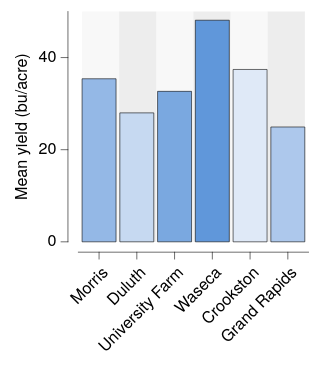

Write a Vega-Lite specification for this figure.
### Vega-Lite specification from a JSON file in a GitHub repository (floating-point values rounded to 4 significant figures)
{"background": null, "config": {"arc": {"fill": "#DBDBDB", "fillOpacity": 1.0, "innerRadius": 25.0, "padAngle": 0.03, "stroke": "black", "strokeOpacity": 1, "strokeWidth": 0.25}, "area": {"fill": "#DBDBDB", "fillOpacity": 1.0, "stroke": "black", "strokeOpacity": 1, "strokeWidth": 0.25}, "axis": {"domain": true, "domainCap": "round", "domainColor": "black", "domainWidth": 0.25, "grid": false, "gridCap": "round", "gridColor": "#F1F1F1", "gridDash": [0, 0], "gridOpacity": 1.0, "gridWidth": 0.25, "labelColor": "black", "labelFont": "HelveticaNeue", "labelFontSize": 7, "labelFontStyle": "normal", "labelFontWeight": 400, "offset": 4.5, "ticks": true, "tickCap": "round", "tickColor": "black", "tickRound": false, "tickSize": 3, "tickWidth": 0.25, "titleColor": "black", "titleFont": "HelveticaNeue", "titleFontSize": 7, "titleFontStyle": "normal", "titleFontWeight": 400}, "axisX": {"domain": true, "labelAlign": "right", "labelAngle": 315, "labels": true, "ticks": true, "translate": 0}, "axisY": {"domain": true, "labelAlign": "right", "labelAngle": 0, "labels": true, "ticks": true, "translate": 0}, "axisRight": {"domain": true, "labelAlign": "left", "labelAngle": 0, "labels": true, "ticks": true, "translate": 0}, "axisTop": {"domain": true, "labelAlign": "left", "labelAngle": 45, "labels": true, "ticks": true, "translate": 0}, "axisBand": {"tickOffset": 0}, "bar": {"fill": "#DBDBDB", "fillOpacity": 1.0, "stroke": "black", "strokeOpacity": 1, "strokeWidth": 0.25}, "boxplot": {"size": 9.0, "ticks": {"cornerRadius": 0.25, "fill": "black", "size": 4.5, "thickness": 0.25}, "box": {"fillOpacity": 1.0, "stroke": "black", "strokeOpacity": 1, "strokeWidth": 0.25}, "median": {"fill": "black", "fillOpacity": 1.0, "size": 9.0, "thickness": 0.25}, "rule": {"fill": "black", "fillOpacity": 1.0, "size": 10.0, "stroke": "black", "strokeDash": [0, 0], "strokeOpacity": 1, "strokeWidth": 0.25}, "outliers": {"color": "black", "fill": "black", "fillOpacity": 1.0, "size": 0, "stroke": "black", "strokeOpacity": 1, "strokeWidth": 0.25}}, "circle": {"fill": "black", "fillOpacity": 1.0, "size": 0.5, "stroke": null, "strokeOpacity": 1, "strokeWidth": 0.25}, "errorband": {"band": {"fillOpacity": 0.6, "stroke": null, "strokeWidth": 0.25, "strokeOpacity": 1}, "borders": {"opacity": 0, "strokeOpacity": 0.25, "strokeWidth": 1}}, "errorbar": {"opacity": 1, "rule": {"strokeDash": [0, 0], "strokeWidth": 0.5}, "ticks": {"color": "black", "cornerRadius": 0.25, "opacity": 1, "size": 6.0, "thickness": 0.5}, "thickness": 0.5}, "font": "HelveticaNeue", "geoshape": {"fill": "#DBDBDB", "fillOpacity": 1.0, "stroke": "black", "strokeOpacity": 1, "strokeWidth": 0.25}, "header": {"labelColor": "black", "labelFont": "HelveticaNeue", "labelFontSize": 7, "labelFontStyle": "normal", "labelFontWeight": 400, "titleColor": "black", "titleFont": "HelveticaNeue", "titleFontSize": 7, "titleFontStyle": "normal", "titleFontWeight": 400, "titlePadding": 0}, "legend": {"disable": false, "offset": 4.5, "gradientLength": 50.0, "gradientThickness": 5.0, "gradientOpacity": 1.0, "gradientStrokeColor": "black", "gradientStrokeWidth": 0.25, "labelColor": "black", "labelFont": "HelveticaNeue", "labelFontSize": 7, "labelFontStyle": "normal", "labelFontWeight": 400, "strokeColor": "black", "strokeWidth": 0, "symbolSize": 42, "symbolStrokeColor": "black", "symbolStrokeWidth": 0.25, "titleColor": "black", "titleFont": "HelveticaNeue", "titleFontSize": 7, "titleFontStyle": "normal", "titleFontWeight": 400}, "line": {"color": "black", "stroke": "black", "strokeCap": "round", "strokeDash": [0, 0], "strokeOpacity": 1, "strokeWidth": 0.375}, "point": {"filled": true, "fill": "#DBDBDB", "fillOpacity": 1.0, "size": 5.0, "stroke": "black", "strokeOpacity": 1, "strokeWidth": 0.25}, "range": {"category": ["#DFE9F7", "#C6D9F1", "#ADC8EC", "#94B8E6", "#7AA8E0", "#6097DA", "#4D87CA", "#4177B1", "#386898", "#2F597F", "#264A69", "#1D3A58"], "diverging": {"scheme": ["#DFE9F7", "#C6D9F1", "#ADC8EC", "#94B8E6", "#7AA8E0", "#6097DA", "#4D87CA", "#4177B1", "#386898", "#2F597F", "#264A69", "#1D3A58"]}, "heatmap": {"scheme": ["#DFE9F7", "#C6D9F1", "#ADC8EC", "#94B8E6", "#7AA8E0", "#6097DA", "#4D87CA", "#4177B1", "#386898", "#2F597F", "#264A69", "#1D3A58"]}, "ordinal": {"scheme": ["#DFE9F7", "#C6D9F1", "#ADC8EC", "#94B8E6", "#7AA8E0", "#6097DA", "#4D87CA", "#4177B1", "#386898", "#2F597F", "#264A69", "#1D3A58"]}, "ramp": {"scheme": ["#DFE9F7", "#C6D9F1", "#ADC8EC", "#94B8E6", "#7AA8E0", "#6097DA", "#4D87CA", "#4177B1", "#386898", "#2F597F", "#264A69", "#1D3A58"]}}, "rule": {"color": "black", "stroke": "black", "strokeCap": "round", "strokeDash": [2, 2], "strokeOpacity": 1, "strokeWidth": 0.25}, "scale": {"bandPaddingInner": 0.1, "bandPaddingOuter": 0.1, "round": false}, "rect": {"fill": "#DBDBDB", "fillOpacity": 1.0, "stroke": "black", "strokeOpacity": 1, "strokeWidth": 0.25}, "square": {"fill": "#DBDBDB", "fillOpacity": 1.0, "size": 10.0, "stroke": "black", "strokeOpacity": 1, "strokeWidth": 0.25}, "text": {"color": "black", "font": "HelveticaNeue", "fontSize": 7, "fontStyle": "normal", "fontWeight": 400}, "title": {"anchor": "middle", "frame": "group", "color": "black", "font": "HelveticaNeue", "fontSize": 7, "fontStyle": "normal", "fontWeight": 400, "subtitleColor": "black", "subtitleFont": "HelveticaNeue", "subtitleFontSize": "HelveticaNeue", "subtitleFontStyle": "normal", "subtitleFontWeight": 400}, "view": {"continuousWidth": 100, "continuousHeight": 100, "discreteWidth": 100, "discreteHeight": 100, "fill": null, "stroke": null, "strokeWidth": 0.25}}, "layer": [{"data": {"name": "data-f649f9d1c293ec8042ca0358e3477a5a"}, "mark": {"type": "rect", "color": "#F1F1F1", "opacity": 0.5, "stroke": null, "strokeOpacity": 0, "strokeWidth": 0}, "encoding": {"x": {"value": 1.613}, "x2": {"value": 17.74}}}, {"data": {"name": "data-f649f9d1c293ec8042ca0358e3477a5a"}, "mark": {"type": "rect", "color": "#DBDBDB", "opacity": 0.5, "stroke": null, "strokeOpacity": 0, "strokeWidth": 0}, "encoding": {"x": {"value": 17.74}, "x2": {"value": 33.87}}}, {"data": {"name": "data-f649f9d1c293ec8042ca0358e3477a5a"}, "mark": {"type": "rect", "color": "#F1F1F1", "opacity": 0.5, "stroke": null, "strokeOpacity": 0, "strokeWidth": 0}, "encoding": {"x": {"value": 33.87}, "x2": {"value": 50.0}}}, {"data": {"name": "data-f649f9d1c293ec8042ca0358e3477a5a"}, "mark": {"type": "rect", "color": "#DBDBDB", "opacity": 0.5, "stroke": null, "strokeOpacity": 0, "strokeWidth": 0}, "encoding": {"x": {"value": 50.0}, "x2": {"value": 66.13}}}, {"data": {"name": "data-f649f9d1c293ec8042ca0358e3477a5a"}, "mark": {"type": "rect", "color": "#F1F1F1", "opacity": 0.5, "stroke": null, "strokeOpacity": 0, "strokeWidth": 0}, "encoding": {"x": {"value": 66.13}, "x2": {"value": 82.26}}}, {"data": {"name": "data-f649f9d1c293ec8042ca0358e3477a5a"}, "mark": {"type": "rect", "color": "#DBDBDB", "opacity": 0.5, "stroke": null, "strokeOpacity": 0, "strokeWidth": 0}, "encoding": {"x": {"value": 82.26}, "x2": {"value": 98.39}}}, {"data": {"name": "data-9cc0564cb5591205eeeca8d2429dd11b"}, "mark": {"type": "bar"}, "encoding": {"color": {"field": "site", "legend": null, "type": "nominal"}, "x": {"field": "site", "sort": ["Morris", "Duluth", "University Farm", "Waseca", "Crookston", "Grand Rapids"], "title": null, "type": "nominal"}, "y": {"aggregate": "mean", "field": "yield", "title": "Mean yield (bu/acre)", "type": "quantitative"}}}], "$schema": "https://vega.github.io/schema/vega-lite/v6.4.1.json", "datasets": {"data-f649f9d1c293ec8042ca0358e3477a5a": [{"__dummy": 0, "__dysonsphere__": 1}], "data-9cc0564cb5591205eeeca8d2429dd11b": [{"yield": 27.0, "variety": "Manchuria", "year": 1931, "site": "University Farm"}, {"yield": 48.87, "variety": "Manchuria", "year": 1931, "site": "Waseca"}, {"yield": 27.43, "variety": "Manchuria", "year": 1931, "site": "Morris"}, {"yield": 39.93, "variety": "Manchuria", "year": 1931, "site": "Crookston"}, {"yield": 32.97, "variety": "Manchuria", "year": 1931, "site": "Grand Rapids"}, {"yield": 28.97, "variety": "Manchuria", "year": 1931, "site": "Duluth"}, {"yield": 43.07, "variety": "Glabron", "year": 1931, "site": "University Farm"}, {"yield": 55.2, "variety": "Glabron", "year": 1931, "site": "Waseca"}, {"yield": 28.77, "variety": "Glabron", "year": 1931, "site": "Morris"}, {"yield": 38.13, "variety": "Glabron", "year": 1931, "site": "Crookston"}, {"yield": 29.13, "variety": "Glabron", "year": 1931, "site": "Grand Rapids"}, {"yield": 29.67, "variety": "Glabron", "year": 1931, "site": "Duluth"}, {"yield": 35.13, "variety": "Svansota", "year": 1931, "site": "University Farm"}, {"yield": 47.33, "variety": "Svansota", "year": 1931, "site": "Waseca"}, {"yield": 25.77, "variety": "Svansota", "year": 1931, "site": "Morris"}, {"yield": 40.47, "variety": "Svansota", "year": 1931, "site": "Crookston"}, {"yield": 29.67, "variety": "Svansota", "year": 1931, "site": "Grand Rapids"}, {"yield": 25.7, "variety": "Svansota", "year": 1931, "site": "Duluth"}, {"yield": 39.9, "variety": "Velvet", "year": 1931, "site": "University Farm"}, {"yield": 50.23, "variety": "Velvet", "year": 1931, "site": "Waseca"}, {"yield": 26.13, "variety": "Velvet", "year": 1931, "site": "Morris"}, {"yield": 41.33, "variety": "Velvet", "year": 1931, "site": "Crookston"}, {"yield": 23.03, "variety": "Velvet", "year": 1931, "site": "Grand Rapids"}, {"yield": 26.3, "variety": "Velvet", "year": 1931, "site": "Duluth"}, {"yield": 36.57, "variety": "Trebi", "year": 1931, "site": "University Farm"}, {"yield": 63.83, "variety": "Trebi", "year": 1931, "site": "Waseca"}, {"yield": 43.77, "variety": "Trebi", "year": 1931, "site": "Morris"}, {"yield": 46.93, "variety": "Trebi", "year": 1931, "site": "Crookston"}, {"yield": 29.77, "variety": "Trebi", "year": 1931, "site": "Grand Rapids"}, {"yield": 33.93, "variety": "Trebi", "year": 1931, "site": "Duluth"}, {"yield": 43.27, "variety": "No. 457", "year": 1931, "site": "University Farm"}, {"yield": 58.1, "variety": "No. 457", "year": 1931, "site": "Waseca"}, {"yield": 28.7, "variety": "No. 457", "year": 1931, "site": "Morris"}, {"yield": 45.67, "variety": "No. 457", "year": 1931, "site": "Crookston"}, {"yield": 32.17, "variety": "No. 457", "year": 1931, "site": "Grand Rapids"}, {"yield": 33.6, "variety": "No. 457", "year": 1931, "site": "Duluth"}, {"yield": 36.6, "variety": "No. 462", "year": 1931, "site": "University Farm"}, {"yield": 65.77, "variety": "No. 462", "year": 1931, "site": "Waseca"}, {"yield": 30.37, "variety": "No. 462", "year": 1931, "site": "Morris"}, {"yield": 48.57, "variety": "No. 462", "year": 1931, "site": "Crookston"}, {"yield": 24.93, "variety": "No. 462", "year": 1931, "site": "Grand Rapids"}, {"yield": 28.1, "variety": "No. 462", "year": 1931, "site": "Duluth"}, {"yield": 32.77, "variety": "Peatland", "year": 1931, "site": "University Farm"}, {"yield": 48.57, "variety": "Peatland", "year": 1931, "site": "Waseca"}, {"yield": 29.87, "variety": "Peatland", "year": 1931, "site": "Morris"}, {"yield": 41.6, "variety": "Peatland", "year": 1931, "site": "Crookston"}, {"yield": 34.7, "variety": "Peatland", "year": 1931, "site": "Grand Rapids"}, {"yield": 32.0, "variety": "Peatland", "year": 1931, "site": "Duluth"}, {"yield": 24.67, "variety": "No. 475", "year": 1931, "site": "University Farm"}, {"yield": 46.77, "variety": "No. 475", "year": 1931, "site": "Waseca"}, {"yield": 22.6, "variety": "No. 475", "year": 1931, "site": "Morris"}, {"yield": 44.1, "variety": "No. 475", "year": 1931, "site": "Crookston"}, {"yield": 19.7, "variety": "No. 475", "year": 1931, "site": "Grand Rapids"}, {"yield": 33.07, "variety": "No. 475", "year": 1931, "site": "Duluth"}, {"yield": 39.3, "variety": "Wisconsin No. 38", "year": 1931, "site": "University Farm"}, {"yield": 58.8, "variety": "Wisconsin No. 38", "year": 1931, "site": "Waseca"}, {"yield": 29.47, "variety": "Wisconsin No. 38", "year": 1931, "site": "Morris"}, {"yield": 49.87, "variety": "Wisconsin No. 38", "year": 1931, "site": "Crookston"}, {"yield": 34.47, "variety": "Wisconsin No. 38", "year": 1931, "site": "Grand Rapids"}, {"yield": 31.6, "variety": "Wisconsin No. 38", "year": 1931, "site": "Duluth"}, {"yield": 26.9, "variety": "Manchuria", "year": 1932, "site": "University Farm"}, {"yield": 33.47, "variety": "Manchuria", "year": 1932, "site": "Waseca"}, {"yield": 34.37, "variety": "Manchuria", "year": 1932, "site": "Morris"}, {"yield": 32.97, "variety": "Manchuria", "year": 1932, "site": "Crookston"}, {"yield": 22.13, "variety": "Manchuria", "year": 1932, "site": "Grand Rapids"}, {"yield": 22.57, "variety": "Manchuria", "year": 1932, "site": "Duluth"}, {"yield": 36.8, "variety": "Glabron", "year": 1932, "site": "University Farm"}, {"yield": 37.73, "variety": "Glabron", "year": 1932, "site": "Waseca"}, {"yield": 35.13, "variety": "Glabron", "year": 1932, "site": "Morris"}, {"yield": 26.17, "variety": "Glabron", "year": 1932, "site": "Crookston"}, {"yield": 14.43, "variety": "Glabron", "year": 1932, "site": "Grand Rapids"}, {"yield": 25.87, "variety": "Glabron", "year": 1932, "site": "Duluth"}, {"yield": 27.43, "variety": "Svansota", "year": 1932, "site": "University Farm"}, {"yield": 38.5, "variety": "Svansota", "year": 1932, "site": "Waseca"}, {"yield": 35.03, "variety": "Svansota", "year": 1932, "site": "Morris"}, {"yield": 20.63, "variety": "Svansota", "year": 1932, "site": "Crookston"}, {"yield": 16.63, "variety": "Svansota", "year": 1932, "site": "Grand Rapids"}, {"yield": 22.23, "variety": "Svansota", "year": 1932, "site": "Duluth"}, {"yield": 26.8, "variety": "Velvet", "year": 1932, "site": "University Farm"}, {"yield": 37.4, "variety": "Velvet", "year": 1932, "site": "Waseca"}, {"yield": 38.83, "variety": "Velvet", "year": 1932, "site": "Morris"}, {"yield": 32.07, "variety": "Velvet", "year": 1932, "site": "Crookston"}, {"yield": 32.23, "variety": "Velvet", "year": 1932, "site": "Grand Rapids"}, {"yield": 22.47, "variety": "Velvet", "year": 1932, "site": "Duluth"}, {"yield": 29.07, "variety": "Trebi", "year": 1932, "site": "University Farm"}, {"yield": 49.23, "variety": "Trebi", "year": 1932, "site": "Waseca"}, {"yield": 46.63, "variety": "Trebi", "year": 1932, "site": "Morris"}, {"yield": 41.83, "variety": "Trebi", "year": 1932, "site": "Crookston"}, {"yield": 20.63, "variety": "Trebi", "year": 1932, "site": "Grand Rapids"}, {"yield": 30.6, "variety": "Trebi", "year": 1932, "site": "Duluth"}, {"yield": 26.43, "variety": "No. 457", "year": 1932, "site": "University Farm"}, {"yield": 42.2, "variety": "No. 457", "year": 1932, "site": "Waseca"}, {"yield": 43.53, "variety": "No. 457", "year": 1932, "site": "Morris"}, {"yield": 34.33, "variety": "No. 457", "year": 1932, "site": "Crookston"}, {"yield": 19.47, "variety": "No. 457", "year": 1932, "site": "Grand Rapids"}, {"yield": 22.7, "variety": "No. 457", "year": 1932, "site": "Duluth"}, {"yield": 25.57, "variety": "No. 462", "year": 1932, "site": "University Farm"}, {"yield": 44.7, "variety": "No. 462", "year": 1932, "site": "Waseca"}, {"yield": 47.0, "variety": "No. 462", "year": 1932, "site": "Morris"}, {"yield": 30.53, "variety": "No. 462", "year": 1932, "site": "Crookston"}, {"yield": 19.9, "variety": "No. 462", "year": 1932, "site": "Grand Rapids"}, {"yield": 22.5, "variety": "No. 462", "year": 1932, "site": "Duluth"}, {"yield": 28.07, "variety": "Peatland", "year": 1932, "site": "University Farm"}, {"yield": 36.03, "variety": "Peatland", "year": 1932, "site": "Waseca"}, {"yield": 43.2, "variety": "Peatland", "year": 1932, "site": "Morris"}, {"yield": 25.23, "variety": "Peatland", "year": 1932, "site": "Crookston"}, {"yield": 26.77, "variety": "Peatland", "year": 1932, "site": "Grand Rapids"}, {"yield": 31.37, "variety": "Peatland", "year": 1932, "site": "Duluth"}, {"yield": 30.0, "variety": "No. 475", "year": 1932, "site": "University Farm"}, {"yield": 41.27, "variety": "No. 475", "year": 1932, "site": "Waseca"}, {"yield": 44.23, "variety": "No. 475", "year": 1932, "site": "Morris"}, {"yield": 32.13, "variety": "No. 475", "year": 1932, "site": "Crookston"}, {"yield": 15.23, "variety": "No. 475", "year": 1932, "site": "Grand Rapids"}, {"yield": 27.37, "variety": "No. 475", "year": 1932, "site": "Duluth"}, {"yield": 38.0, "variety": "Wisconsin No. 38", "year": 1932, "site": "University Farm"}, {"yield": 58.17, "variety": "Wisconsin No. 38", "year": 1932, "site": "Waseca"}, {"yield": 47.17, "variety": "Wisconsin No. 38", "year": 1932, "site": "Morris"}, {"yield": 35.9, "variety": "Wisconsin No. 38", "year": 1932, "site": "Crookston"}, {"yield": 20.67, "variety": "Wisconsin No. 38", "year": 1932, "site": "Grand Rapids"}, {"yield": 29.33, "variety": "Wisconsin No. 38", "year": 1932, "site": "Duluth"}]}}
